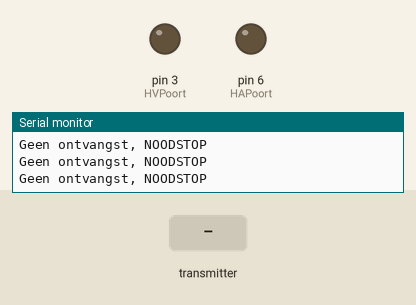
This sketch was run on a simulated Arduino Uno, built with avr-gcc and run on an emulated ATmega328P. Shown: output pins drawn as LEDs (lit = HIGH), the last lines printed to the serial monitor. The test bench sets the inputs (shaded band). No radio packets arrive unless stated; pins used as bus, display or sensor lines are not drawn.

Above: at 1.2 s.
1.3 s: the transmitter starts sending got_data.0 = 0
At 1.8 s:
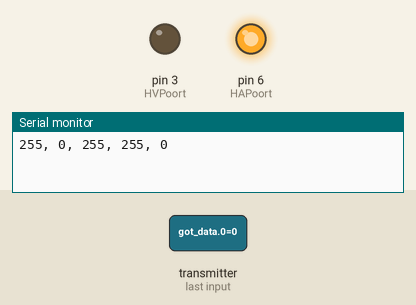
2.8 s: the transmitter starts sending got_data.2 = 1023
At 3.2 s:
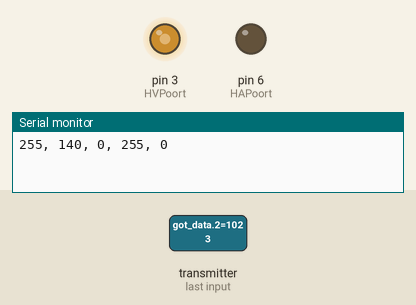
4.3 s: the transmitter starts sending got_data.1 = 512
At 5.3 s:
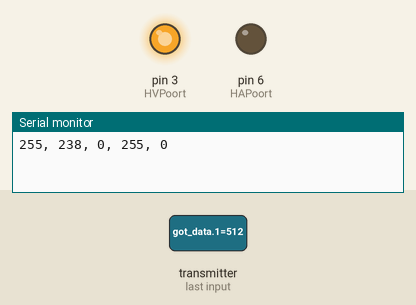
5.8 s: the transmitter starts sending got_data.2 = 512
At 6.4 s:
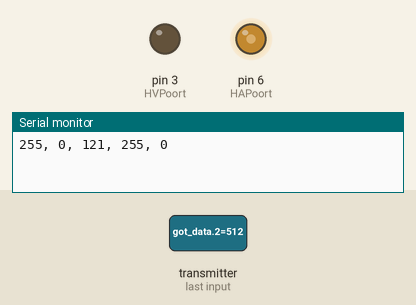
7.3 s: the transmitter starts sending got_data.1 = 256
At 8.5 s:
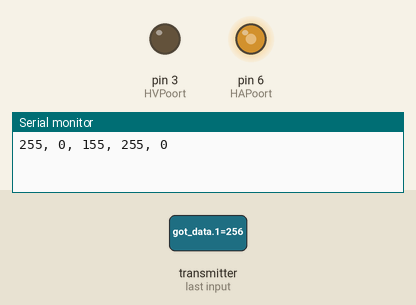
8.8 s: the transmitter starts sending got_data.2 = 256
At 9.9 s:
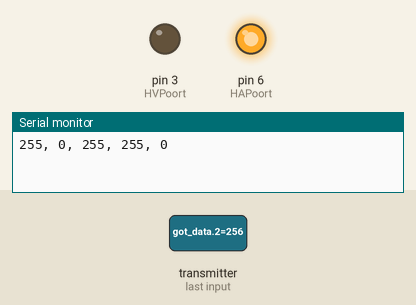
Timing chart, 0 to 11.3 s (numbered marks = the images above; inputs shaded):
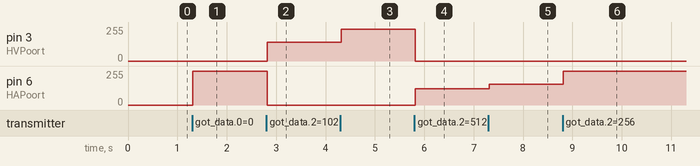

Measured:
- after the input at 1.3 s, pin 6 (HAPoort): 0/255 → 255/255 at once
- after the input at 2.8 s, pin 3 (HVPoort): 0/255 → 140/255 at once; pin 6 (HAPoort): 255/255 → 0/255 at once
- after the input at 4.3 s, pin 3 (HVPoort): 140/255 → 238/255 at once
- after the input at 5.8 s, pin 3 (HVPoort): 238/255 → 0/255 at once; pin 6 (HAPoort): 0/255 → 121/255 at once
- after the input at 7.3 s, pin 6 (HAPoort): 121/255 → 155/255 at once
- after the input at 8.8 s, pin 6 (HAPoort): 155/255 → 255/255 at once

The sketch:

ontvanger_test.ino
```cpp
/*
 Ontvanger code
 Ontvangt 5 integers per keer
 */
#include <SPI.h>
#include "nRF24L01.h"
#include "RF24.h"
#include "printf.h"

// Alle declaraties voor in de sketch
bool timeout; // timeout is een boolean
byte outputVoor = 0;
byte outputAchter = 0;
byte outputLinks = 0;
byte outputRechts = 0;
byte outputPower = 0;
int trimAdjust1 = 0;
int trimAdjust2 = 0;
byte maxTijd = 75; // Maximale wachtijd voor ontvangst van data voor timeout
const byte powerPoort = 5; // Power control pin
const byte HAPoort = 6; // H-brug control pin 1
const byte HVPoort = 3; //  H-brug control pin 2
const byte RXM = 169; // Minimale waarde van de x-as van de rechter joystick
const byte RYM = 255; // Minimale waarde van de x-as van de rechter joystick
const byte LYM = 200; // Minimale waarde van de x-as van de rechter joystick
const int RXB = 705; // Rustpositie waarde van de x-as van de rechter joystick
const int RYB = 708; // Rustpositie waarde van de y-as van de rechter joystick
int got_data[5]; // Dit is een array om de ontvangen data in op te slaan
unsigned long startTijd;

RF24 radio(9,10); // Juiste connecties voor de tranceiver
const uint64_t pipe = 0xF0F0F0F0D2LL; // Stel communicatie adress in

void setup(void)
{
  Serial.begin(57600); // Baud snelheid voor Seriële communicatie
  printf_begin(); // Start printf code
  radio.begin(); // Start tranceiver code
  radio.setRetries(15,15); // tijd tussen herzendingen, # herzendingen
  radio.setDataRate( RF24_2MBPS ); // Stel de communicatiesnelheid in (RF24_250KBPS of RF24_1MBPS of RF24_2MBPS)
  radio.setChannel(76); // Stel communicatiekanaal in (0-127)
  radio.openReadingPipe(1,pipe); // Open communicatie lijn om te kunnen lezen
  radio.startListening(); // Start met luisteren naar data
  radio.printDetails(); // Print hoe de tranceiver is ingesteld
  printf("De ontvanger is ingesteld\n\r"); // Voor debuggen
  printf("Nu wachten op data...\n\r"); // Voor debuggen
}

void loop(void)
{
  timeout = false; // Zet timeout boolean naar 0
  startTijd = millis(); // Starttijd is uptime Arduino

  while ( ! radio.available() && ! timeout ) // Als er geen rimeout is en radio is niet beschikbaar doe...
    if (millis() - startTijd > maxTijd ) // Controllerd of de maximale wachttijd verstreken is
      timeout = true; // timeout is waar

  if ( timeout ) // Als er een timeout is
  {
    Serial.println("Geen ontvangst, NOODSTOP"); // Voor debuggen
    analogWrite(powerPoort, 0); // Stuur uit signaal naar de hoofdrotors
    analogWrite(HAPoort, 0); // Stuur uit signaal naar h-brug
    analogWrite(HVPoort, 0); // Stuur uit signaal naar h-brug
  }
  else // Als er data wordt ontvangen.
  {
    radio.read( &got_data, sizeof(got_data) ); // Lees ontvangen data uit
    printf("Data binnengekregen: "); // Voor debuggen
    Serial.print("Linker y-axis = "); // Voor debuggen
    Serial.print(got_data[0]); // Voor debuggen
    Serial.print(", Linker trim = "); // Voor debuggen
    Serial.print(got_data[1]); // Voor debuggen
    Serial.print(", Rechter y-axis = "); // Voor debuggen
    Serial.print(got_data[2]); // Voor debuggen
    Serial.print(", Rechter x-axis = "); // Voor debuggen
    Serial.print(got_data[3]); // Voor debuggen
    Serial.print(", Rechter trim = "); // Voor debuggen
    Serial.println(got_data[4]); // Voor debuggen

    trimAdjust1 = map(got_data[1], 175, 1023, -100, 100); // Remap the left trim for adjusting the PWM signals
    trimAdjust2 = map(got_data[4], 110, 1023, -100, 100); // Remap the right trim for adjusting the PWM signals
    got_data[2] = got_data[2] + trimAdjust1; // Manupileer de y-as van de rechter joystick met de rechter trim waarde

    outputPower = map(got_data[0], LYM, 1023, 255, 0); // Verander de input waarden naar waarden van 0 tot 255
    if (got_data[0] < LYM) // Mocht de y-as van de joystick toch een lagere waarde krijgen dat willen we toch maximaal achteruit
    {
      outputPower = 255;
    }

    if (got_data[2] >= RYB) // We willen naar voren als de joystick omhoog geduwd wordt
    {
      outputVoor = map(got_data[2], RYB, 1023, 0, 255); // Verander de input waarden naar waarden van 0 tot 255
      outputAchter = 0; // Belangrijk voor de h-brug die we gebruiken

      if (got_data[2] > 1023) // Overshoot correctie die veroorzaakt kan worden door de trim
      {
        outputVoor = 255;
      }

    }
    else if (got_data[2] < RYB) // We willen naar achter als de joystick omlaag geduwd wordt
    {
      outputVoor = 0; // Belangrijk voor de h-brug die we gebruiken
      outputAchter = map(got_data[2], RYB-1, RYM, 0, 255); // Verander de input waarden naar waarden van 0 tot 255

        if (got_data[2] < RYM) // Mocht de y-as van de joystick toch een lagere waarde krijgen dat willen we toch maximaal achteruit
      {
        outputAchter = 255;
      }
    }

    if (got_data[3] >= RXB) // We willen naar voren als de joystick omhoog geduwd wordt
    {
      outputRechts = map(got_data[3], RXB, 1023, 0, 255); // Verander de input waarden naar waarden van 0 tot 255
      outputLinks = 0; // Belangrijk voor de h-brug die we gebruiken
    }
    else if (got_data[3] < RXB) // We willen naar achter als de joystick omlaag geduwd wordt
    {
      outputRechts = 0; // Belangrijk voor de h-brug die we gebruiken
      outputLinks = map(got_data[3], RXB, RXM, 0, 255); // Verander de input waarden naar waarden van 0 tot 255
      if (got_data[3] < RXM) // Mocht de x-as van de joystick toch een lagere waarde krijgen dat willen we toch maximaal achteruit
      {
        outputLinks = 255;
      }
    }

    Serial.print(outputPower); // Voor debuggen
    Serial.print(", "); // Voor debuggen
    Serial.print(outputVoor); // Voor debuggen
    Serial.print(", "); // Voor debuggen
    Serial.print(outputAchter); // Voor debuggen
    Serial.print(", "); // Voor debuggen
    Serial.print(outputLinks); // Voor debuggen
    Serial.print(", "); // Voor debuggen
    Serial.println(outputRechts); // Voor debuggen

    analogWrite(powerPoort, outputPower); // Stuur PWM signaal naar de hoofdrotors
    analogWrite(HAPoort, outputAchter); // Stuur PWM signaal naar h-brug
    analogWrite(HVPoort, outputVoor); // Stuur PWM signaal naar h-brug

    delay(5); // Vertraging om de stabiliteit te verhogen
  }
}
```

printf.h
```cpp
// (licence header left out)
/**
 * @file printf.h
 *
 * Setup necessary to direct stdout to the Arduino Serial library, which
 * enables 'printf'
 */

#ifndef __PRINTF_H__
#define __PRINTF_H__

#ifdef ARDUINO

int serial_putc( char c, FILE * )
{
  Serial.write( c );

  return c;
}

void printf_begin(void)
{
  fdevopen( &serial_putc, 0 );
}

#else
#error This example is only for use on Arduino.
#endif // ARDUINO

#endif // __PRINTF_H__
```
